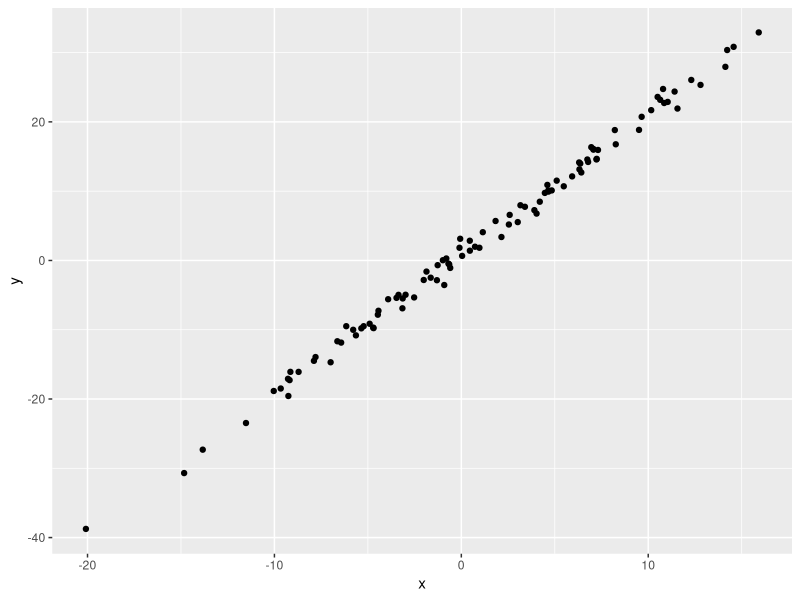

Reproduce this figure in R.
## ---- chunk 1
library(tidyverse)
library(ggplot2)
## ---- chunk 2
plot_df <-
  tibble(
    x = rnorm(100,mean=1, sd=7),
    y= 1+2*x +rnorm(100)
  )

## ---- chunk 3
plot_df |>
  ggplot(aes(x=x, y=y)) +
  geom_point()
